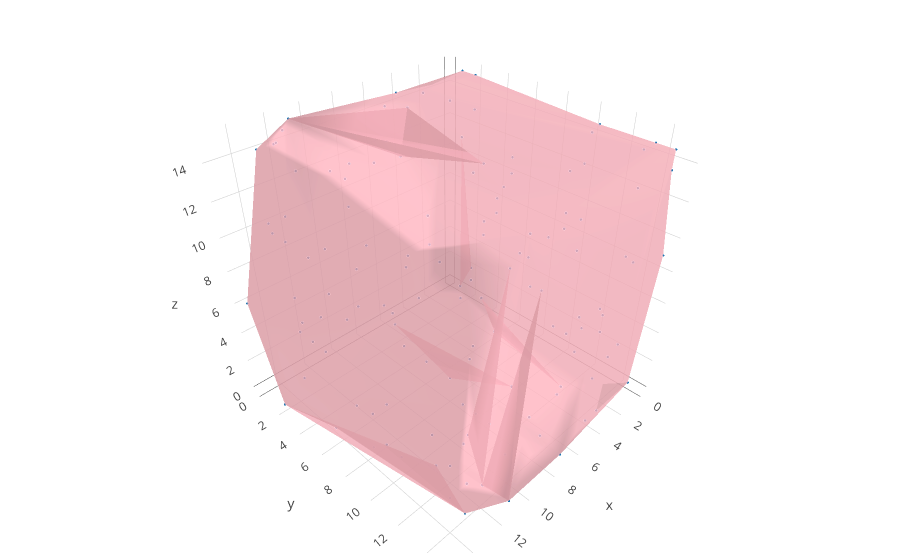
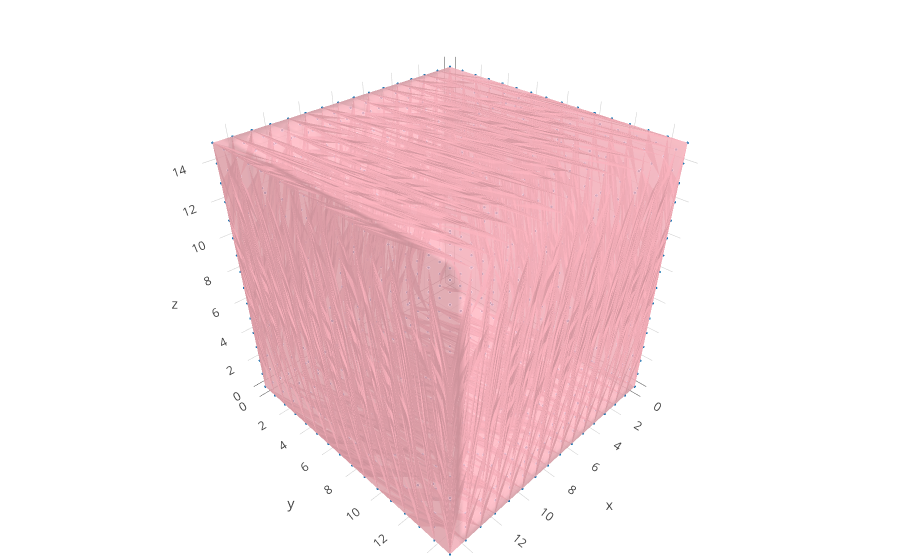

Here is the notebook cell these charts were saved with, in order:
### Markdown cell above
#### Plot input and prediction

### Code cell
plot_3d(x_val[5]), plot_3d(y_pred[5])

### Figure 1 — Plotly figure (JSON) as saved in the notebook; plotly's stock layout.template omitted (floating-point values rounded to 4 significant figures; data arrays with more than 128 entries replaced by an {"elided": "..."} marker saying what was removed)
{"data": [{"marker": {"line": {"color": "rgba(217, 217, 217, 0.14)", "width": 0.1}, "opacity": 1, "size": 1}, "mode": "markers", "type": "scatter3d", "x": {"elided": "135 int values"}, "y": {"elided": "135 int values"}, "z": {"elided": "135 int values"}}, {"alphahull": 1, "color": "#FFB6C1", "opacity": 0.6, "type": "mesh3d", "x": {"elided": "135 int values"}, "y": {"elided": "135 int values"}, "z": {"elided": "135 int values"}}], "layout": {"margin": {"b": 0, "l": 0, "r": 0, "t": 0}}}

### Figure 2 — Plotly figure (JSON) as saved in the notebook; plotly's stock layout.template omitted (floating-point values rounded to 4 significant figures; data arrays with more than 128 entries replaced by an {"elided": "..."} marker saying what was removed)
{"data": [{"marker": {"line": {"color": "rgba(217, 217, 217, 0.14)", "width": 0.1}, "opacity": 1, "size": 1}, "mode": "markers", "type": "scatter3d", "x": {"elided": "1352 int values"}, "y": {"elided": "1352 int values"}, "z": {"elided": "1352 int values"}}, {"alphahull": 1, "color": "#FFB6C1", "opacity": 0.6, "type": "mesh3d", "x": {"elided": "1352 int values"}, "y": {"elided": "1352 int values"}, "z": {"elided": "1352 int values"}}], "layout": {"margin": {"b": 0, "l": 0, "r": 0, "t": 0}}}
